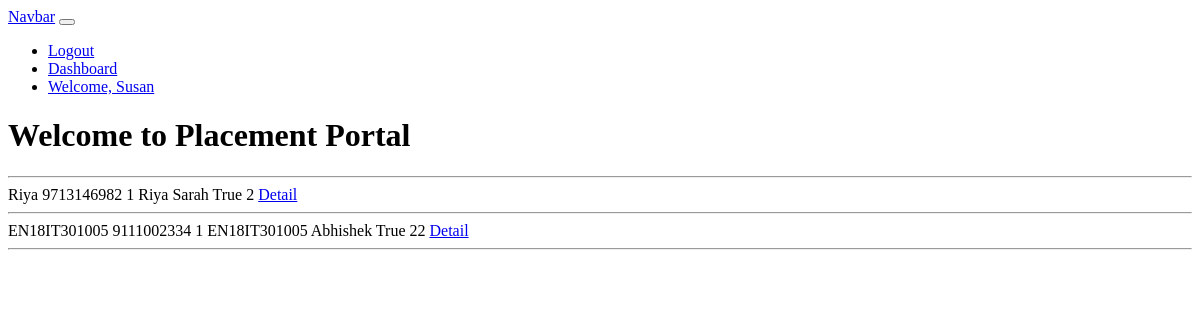
Page /StudentList (signed in) on the earlier database version.
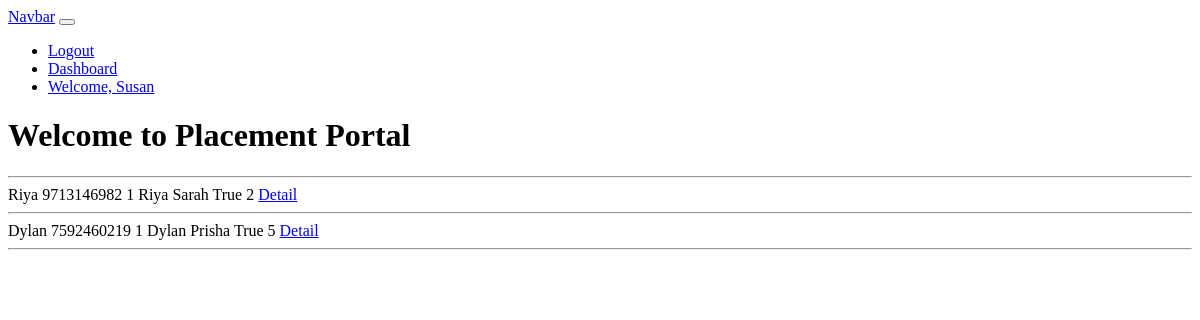
Same page on the later database version.
### placementapp/models.py (models this page shows)
class Student(models.Model):
    user=models.OneToOneField(to=User,on_delete=models.CASCADE,primary_key=True)
    enrollment_no=models.CharField(max_length=12)
    first_name=models.CharField(max_length=30)
    last_name=models.CharField(max_length=30)
    Gender_Choices=[('MALE','MALE'),
    ('FEMALE','FEMALE'),
    ('OTHERS','OTHERS'),
    ]
    gender=models.CharField(choices=Gender_Choices,null=True,max_length=10,)
    Email=models.EmailField(null=False,blank=False)
    Mobile_No=models.PositiveBigIntegerField(null=False,blank=False)
    School10=models.ForeignKey(to=School,null=True,on_delete=models.SET_NULL,related_name='SchoolX')
    School12=models.ForeignKey(to=School,null=True,on_delete=models.SET_NULL,related_name='SchoolXII')
    Score10=models.DecimalField(max_digits=4,decimal_places=2,null=True,blank=True)
    Score12=models.DecimalField(max_digits=4,decimal_places=2,null=True,blank=True)
    JeePercentile=models.DecimalField(max_digits=4,decimal_places=2,null=True,blank=True)
    Branch=models.ForeignKey(to=BranchDS,on_delete=models.SET_NULL,null=True)
    Aim=models.TextField(null=True,blank=True,)
    Objective=models.TextField(null=True,blank=True,)
    Mission=models.TextField(null=True,blank=True,)
    Vision=models.TextField(null=True,blank=True,)
    mentor=models.ForeignKey(to=Mentor,on_delete=models.SET_NULL,null=True,blank=True)
    PlacementCell=models.ForeignKey(to=PlacementCell,null=True,blank=True,on_delete=models.SET_NULL)
    AppliedPositions=models.ManyToManyField(to=Position,through='Applied')
    maxCTC=models.SmallIntegerField(null=True,default=0)
    Resume=models.FileField(upload_to="Resume",blank=True)
    ResumeURL=models.TextField(null=True,blank=True,)
    def __str__(self):
        return f"{self.enrollment_no} "

class User(AbstractUser):
    USER_TYPE_CHOICES = (
    (1, 'student'),
    (2, 'placementOfficer'),
    (3, 'Company'),
    (4, 'Mentor'),
    (5, 'admin'),
    )
    user_type = models.PositiveSmallIntegerField(choices=USER_TYPE_CHOICES,default=2)
    verified=models.BooleanField(default=False)
    def __str__(self):
        return f"{self.user_type} {self.username} {self.first_name} {self.verified}"

### placementapp/views.py (the view)
# urls.py: path('StudentList',views.ListStudentView),
def ListStudentView(request):
    varuser=request.user
    if varuser.is_authenticated and varuser.verified and varuser.user_type==4:
        mentr=Mentor.objects.get(user=varuser)
        Stu=Student.objects.filter(mentor=mentr)
        return render(request, 'placementapp/Mentor/ListStudent.html',{'dataset':Stu})
    if varuser.is_authenticated and varuser.verified and varuser.user_type==2:
        Stu=Student.objects.all()
        return render(request, 'placementapp/PlacementOff/ListStudent.html',{'dataset':Stu})
    return HttpResponse('<h1> Current User Not Authorised or Verified  </h1>')

### placementapp/templates/placementapp/Mentor/ListStudent.html (shortened to what this page needs)
{% extends 'base.html' %}
{% block content %}
<!DOCTYPE html>
<html lang="en">
<head>
</head>
<body>
    {% for data in dataset %}
{{data}}
{{data.Mobile_No}}
{{data.user}}
{{data.user.id}}
<a href="{% url 'StuDetail' data.user.id  %}">Detail</a>
<hr>
{% endfor %}
</body>
</html>
{% endblock %}

Differences in the rows shown:
no longer on this page (row edited): Student: enrollment_no "EN18IT301005", Mobile_No "9111002334", user "1 EN18IT301005 Abhishek True", user.id "22"
now on this page (row edited): Student: enrollment_no "Dylan", Mobile_No "7592460219", user "1 Dylan Prisha True", user.id "5"
